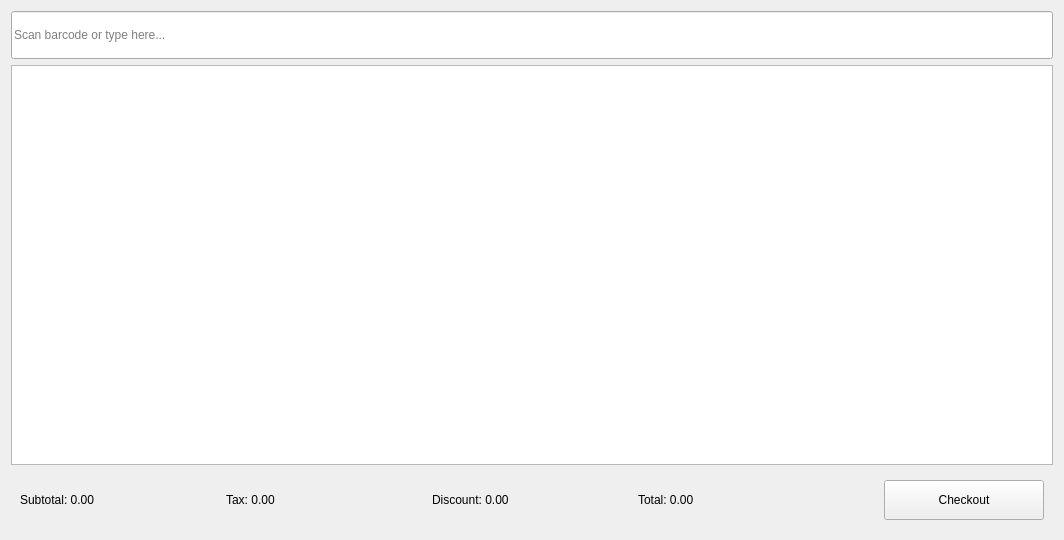
<?xml version="1.0" encoding="UTF-8"?>
<ui version="4.0">
 <class>PosView</class>
 <widget class="QWidget" name="PosView">
  <layout class="QVBoxLayout" name="verticalLayout">
   <item>
    <widget class="QLineEdit" name="edit_barcode">
     <property name="placeholderText">
      <string>Scan barcode or type here...</string>
     </property>
     <property name="minimumSize">
      <size>
       <width>0</width>
       <height>48</height>
      </size>
     </property>
    </widget>
   </item>
   <item>
    <widget class="QTableView" name="table_cart">
     <property name="minimumSize">
      <size>
       <width>800</width>
       <height>400</height>
      </size>
     </property>
    </widget>
   </item>
    <item>
     <widget class="QWidget" name="totalsRow">
      <layout class="QHBoxLayout" name="totalsLayout">
        <item>
         <widget class="QLabel" name="label_subtotal">
          <property name="text">
            <string>Subtotal: 0.00</string>
          </property>
          <property name="minimumSize">
            <size>
             <width>200</width>
             <height>32</height>
            </size>
          </property>
         </widget>
        </item>
        <item>
         <widget class="QLabel" name="label_tax">
          <property name="text">
            <string>Tax: 0.00</string>
          </property>
          <property name="minimumSize">
            <size>
             <width>200</width>
             <height>32</height>
            </size>
          </property>
         </widget>
        </item>
        <item>
         <widget class="QLabel" name="label_discount">
          <property name="text">
            <string>Discount: 0.00</string>
          </property>
          <property name="minimumSize">
            <size>
             <width>200</width>
             <height>32</height>
            </size>
          </property>
         </widget>
        </item>
        <item>
         <widget class="QLabel" name="label_total">
          <property name="text">
            <string>Total: 0.00</string>
          </property>
          <property name="minimumSize">
            <size>
             <width>240</width>
             <height>36</height>
            </size>
          </property>
         </widget>
        </item>
        <item>
         <widget class="QPushButton" name="btn_checkout">
          <property name="text">
            <string>Checkout</string>
          </property>
          <property name="minimumSize">
            <size>
             <width>160</width>
             <height>40</height>
            </size>
          </property>
         </widget>
        </item>
      </layout>
     </widget>
    </item>
  </layout>
 </widget>
 <resources/>
 <connections/>
</ui>
